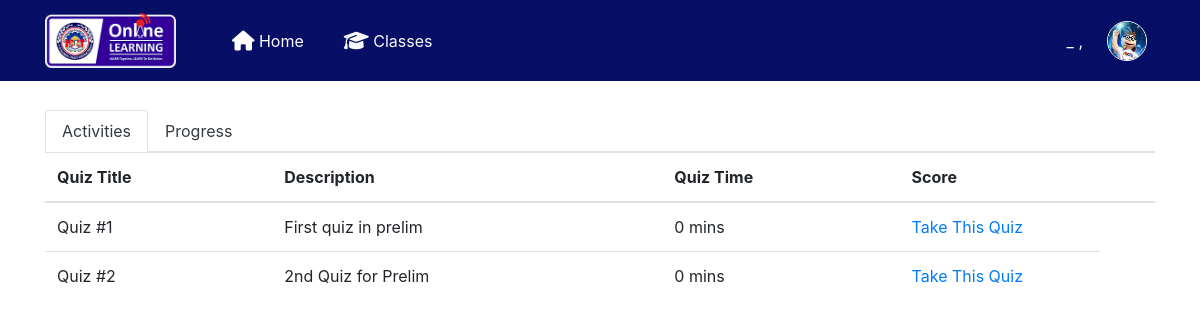
The page /quiz/studentclass.php?id=40 on the database its author committed.
### tables this page shows
CREATE TABLE `class_quiz` (
  `class_quiz_id` int(11) NOT NULL,
  `teacher_class_id` int(11) NOT NULL,
  `quiz_time` int(11) NOT NULL,
  `quiz_id` int(11) NOT NULL,
  `time_added` varchar(100) NOT NULL
);

CREATE TABLE `quiz` (
  `quiz_id` int(11) NOT NULL,
  `quiz_title` varchar(50) NOT NULL,
  `quiz_description` varchar(100) NOT NULL,
  `date_added` varchar(100) NOT NULL DEFAULT current_timestamp(),
  `teacher_id` int(11) NOT NULL
);

### quiz/student_quiz_list.php (the view, shortened to what this page needs)
<div class="">
  <table cellpadding="0" cellspacing="0" border="0" class="table" id="">
      <thead>
				<tr>
          <th>Quiz Title</th>
          <th>Description</th>
          <th>Quiz Time</th>
          <th>Score</th>
          <th></th>
        </tr>
      </thead>
      <tbody>
        <?php
        $query = mysqli_query($conn,"SELECT * FROM class_quiz
				LEFT JOIN quiz on class_quiz.quiz_id = quiz.quiz_id
				where teacher_class_id = '$get_id'  order by class_quiz_id ASC ")or die(mysqli_error());
				while($row = mysqli_fetch_array($query)){
				$id  = $row['class_quiz_id'];
				$quiz_id  = $row['quiz_id'];
				$quiz_time  = $row['quiz_time'];
				$query1 = mysqli_query($conn,"SELECT * from student_class_quiz where class_quiz_id = '$id' and student_id = '$usrid'")or die(mysqli_error());
				$row1 = mysqli_fetch_array($query1);
        if (empty($row1['grade'])){
        ?>
        <tr>
          <td><?php echo $row['quiz_title']; ?></td>
          <td><?php  echo $row['quiz_description']; ?></td>
          <td><?php  echo $row['quiz_time'] / 60; ?> mins</td>
          <td width="200">
            <a class="card-link" data-placement="bottom" title="Take This Quiz" id="</?php echo $id; ?>Download" href="take_test.php<?php echo '?id='.$get_id ?>&<?php echo 'class_quiz_id='.$id; ?>&<?php echo 'test=ok' ?>&<?php echo 'quiz_id='.$quiz_id; ?>&<?php echo 'quiz_time='.$quiz_time; ?> ">Take This Quiz</a>
            <?php } ?>
          </td>
      </tr>
    <?php } ?>
  </tbody>
</table>
</div>

### rows shown on the page
class_quiz: quiz.quiz_title "Quiz #1", quiz.quiz_description "First quiz in prelim", $row['quiz_time']/60 "0"
class_quiz: quiz.quiz_title "Quiz #2", quiz.quiz_description "2nd Quiz for Prelim", $row['quiz_time']/60 "0"
